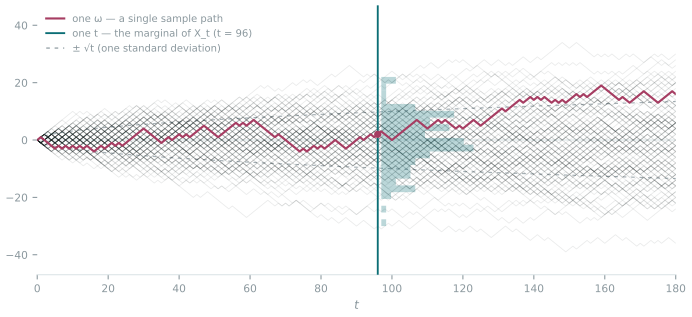

Write Python code to recreate this figure.
"""
Static snapshot of the random-walk ensemble figure, for PDF and EPUB output.

The HTML build uses an interactive canvas version of the same picture; this
renders the equivalent still for the PDF and the e-book. Run from the parent of
this directory:

    uv run --no-project --with matplotlib python quant-research/figures/random_walk_ensemble.py
"""

import os
import pathlib

import matplotlib
import numpy as np

# Pin the PDF CreationDate so reruns are byte-identical and don't churn git.
os.environ.setdefault("SOURCE_DATE_EPOCH", "1735689600")

matplotlib.use("Agg")
matplotlib.rcParams["svg.fonttype"] = "path"
matplotlib.rcParams["svg.hashsalt"] = "random_walk_ensemble"
import matplotlib.pyplot as plt  # noqa: E402

INK = "#10171B"
ROSE = "#A63D62"
TEAL = "#0B6E75"
FAINT = "#8A979D"
RULE = "#DCE4E6"

STEPS = 180
NPATHS = 140
T_SLICE = 96


def build_paths(seed: int = 20260801) -> np.ndarray:
    rng = np.random.default_rng(seed)
    steps = rng.choice([-1, 1], size=(NPATHS, STEPS))
    walks = np.zeros((NPATHS, STEPS + 1), dtype=np.int64)
    walks[:, 1:] = steps.cumsum(axis=1)
    return walks


def render(out_stem: pathlib.Path) -> None:
    walks = build_paths()
    t = np.arange(STEPS + 1)

    fig, ax = plt.subplots(figsize=(7.2, 3.3))

    ax.axhline(0, color=RULE, lw=0.8, zorder=1)
    for sign in (1, -1):
        ax.plot(t, sign * np.sqrt(t), color=FAINT, lw=0.9, ls=(0, (3, 4)), alpha=0.75, zorder=2)

    for walk in walks[1:]:
        ax.plot(t, walk, color=INK, lw=0.6, alpha=0.09, zorder=3)

    vals = walks[:, T_SLICE]
    counts, edges = np.histogram(vals, bins=22)
    widths = counts / counts.max() * 26.0
    ax.barh(
        (edges[:-1] + edges[1:]) / 2,
        widths,
        height=np.diff(edges),
        left=T_SLICE + 1,
        color=TEAL,
        alpha=0.28,
        zorder=4,
    )

    ax.axvline(T_SLICE, color=TEAL, lw=1.4, zorder=5)
    ax.plot(t, walks[0], color=ROSE, lw=1.6, zorder=6)
    ax.plot([T_SLICE], [walks[0, T_SLICE]], "o", color=ROSE, ms=4.5, zorder=7)

    lim = 3.5 * np.sqrt(STEPS)
    ax.set_xlim(0, STEPS)
    ax.set_ylim(-lim, lim)
    ax.set_xlabel("t", style="italic", color=FAINT, fontsize=9)
    ax.tick_params(colors=FAINT, labelsize=8)
    for side in ("top", "right", "left"):
        ax.spines[side].set_visible(False)
    ax.spines["bottom"].set_color(RULE)

    handles = [
        plt.Line2D([], [], color=ROSE, lw=1.6, label="one ω — a single sample path"),
        plt.Line2D([], [], color=TEAL, lw=1.4, label=f"one t — the marginal of X_t (t = {T_SLICE})"),
        plt.Line2D([], [], color=FAINT, lw=0.9, ls=(0, (3, 4)), label="± √t (one standard deviation)"),
    ]
    ax.legend(
        handles=handles,
        loc="upper left",
        frameon=False,
        fontsize=7.5,
        labelcolor=FAINT,
        handlelength=1.8,
    )

    fig.tight_layout(pad=0.4)
    for ext in ("pdf", "svg"):
        out = out_stem.with_suffix(f".{ext}")
        fig.savefig(out, transparent=True)
        print(f"wrote {out}")
    plt.close(fig)


if __name__ == "__main__":
    render(pathlib.Path(__file__).with_suffix(""))
